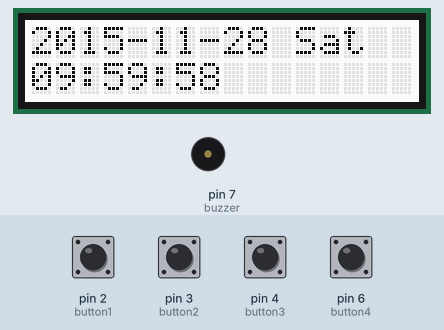
This sketch was run on a simulated Arduino Uno, built with avr-gcc and run on an emulated ATmega328P. On the bench: 16×2 character LCD, buzzer (waves = sounding, pin HIGH). The test bench sets the inputs (shaded band); at power-on: pin 2 (button1), pin 3 (button2), pin 4 (button3), pin 6 (button4) LOW. Random numbers use the default seed unless the sketch sets one.

Above: at 4.1 s.
4.2 s: pin 2 (button1) pulled HIGH for 0.3 s
At 5.2 s:
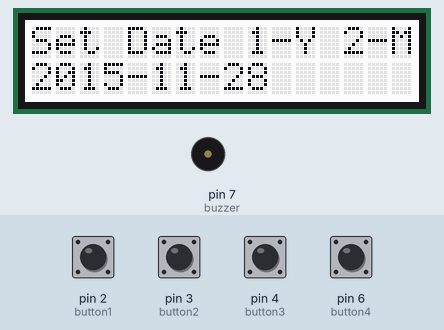
6.0 s: pin 6 (button4) pulled HIGH for 1 s
At 7.0 s:
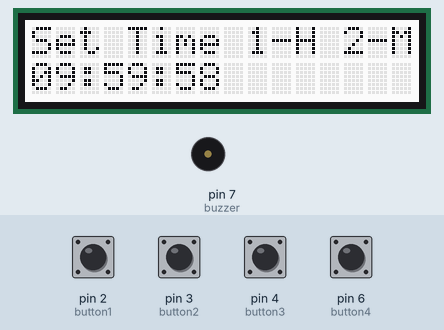
8.8 s: pin 3 (button2) pulled HIGH for 0.3 s
At 10.2 s:
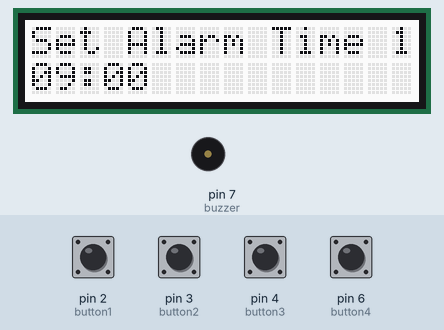
10.6 s: pin 2 (button1) pulled HIGH for 1 s
At 12.4 s:
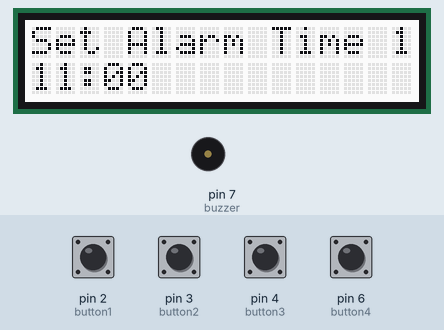
13.1 s: pin 3 (button2) pulled HIGH for 1 s
At 14.3 s:
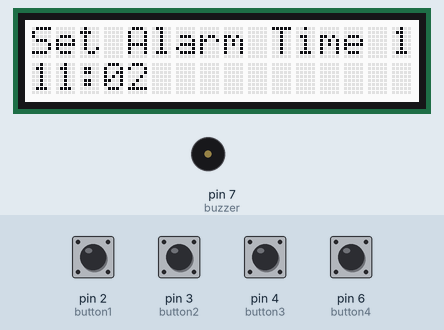
15.6 s: pin 6 (button4) pulled HIGH for 0.3 s
At 16.8 s:
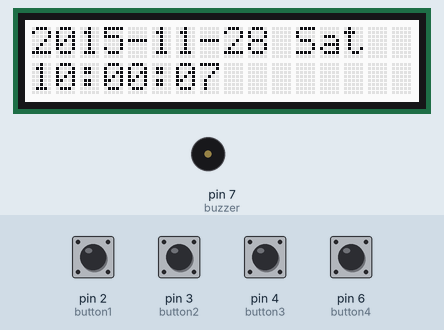
Timing chart, 0 to 18.6 s (numbered marks = the images above; inputs shaded):
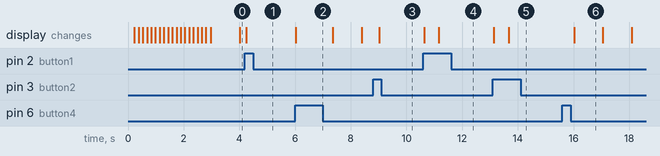

The sketch:

AlarmClock.ino
```cpp
/*
AlarmClock.ino
(C) Eastern Union Inc.  All right reserved / Tous droits réservés.

Eastern Union is Jeremy Kim, Alex Siolas, Charlotte Ding and Andrew Jiang.

Author : Jeremy Kim, jeremy.kim@mail.mcgill.ca

In Collaboration with : Alex Siolas, Charlotte Ding and Andrew Jiang

The Alarm Clock is based on Arduino Uno (TM) with the Grove Button, LED Display and Buzzer. It requires the user to solve a math question to turn off the alarm.


*/

#include <rgb_lcd.h>
#include <Time.h>

int alarmHour = 9; // default alarm time
int alarmMin = 0;

int button1 = 2; // where buttons are plugged (D2 for button 1 and vice versa)
int button2 = 3;
int button3 = 4;
int button4 = 6;
int speakerPin = 8;
int buzzer = 7;

int note = 988;


rgb_lcd lcd;
void setup() {
  // put your setup code here, to run once:
    randomSeed(analogRead(0)); // initialise pseudo-random seed
    // set up the LCD's number of columns and rows:

    lcd.begin(16, 2);
    pinMode(button1, INPUT); //set button 1 as an INPUT device
    pinMode(button2, INPUT); //set button 2 as an INPUT device
    pinMode(button3, INPUT); //set button 3 as an INPUT device
    pinMode(button4, INPUT); //set button 4 as an INPUT device
    pinMode(buzzer, OUTPUT); //set buzzer as an OUTPUT device

    // Print a message to the LCD.

    lcd.print("Welcome / Bienvenue");
    setTime(9,59,55,28,11,2015); // default time
    delay(150);
    // scroll 13 positions (string length) to the left
    // to move it offscreen left:
    for (int positionCounter = 0; positionCounter < 18; positionCounter++) {
        // scroll one position left:
        lcd.scrollDisplayLeft();
        // wait a bit:
        delay(150);
    }

}

void alarm() {
  lcd.clear();
  int numAnswers = 4;
  int numQuestions = 4; // change when adding questions
  int whichQuestion = random(numQuestions);
  int answer[numAnswers];
  int correct = random(numAnswers) + 1; // 1 to 4
  int a,b,c,solution;
  switch(whichQuestion) {
    case 0 : // two digit multiplication
      a = random(17) + 3; // 3 to 19
      b = random(17) + 3;
      solution = a * b;
      lcd.print(String(a) +" X "+ String(b) + "?");
      for (int i = 1; i <= numAnswers; i++) {
        if (i == correct) answer[i-1] = solution;
        else answer[i-1] = solution + random((int) (-0.60 * solution), (int) (0.60 * solution)); // 60% offset
      }
      break;
    case 1 : // three digit addition
      a = random(187) + 12; // 12 to 199
      b = random(187) + 12;
      solution = a + b;
      lcd.print(String(a) +" + "+ String(b) + "?");
      for (int i = 1; i <= numAnswers; i++) {
        if (i == correct) answer[i-1] = solution;
        else answer[i-1] = solution + random((int) (-0.60 * solution), (int) (0.60 * solution)); // 60% offset
      }
      break;

    case 2 : // three digit subtraction
      a = random(187) + 12; // 12 to 199
      b = random(187) + 12;
      solution = a - b;
      lcd.print(String(a) +" - "+ String(b) + "?");
      for (int i = 1; i <= numAnswers; i++) {
        if (i == correct) answer[i-1] = solution;
        else answer[i-1] = solution + random((int) (-0.60 * solution), (int) (0.60 * solution)); // 60% offset
      }
      break;
    case 3 : // two digit addition and subtraction
      a = random(87) + 12; // 12 to 99
      b = random(87) + 12;
      c = random(87) + 12;
      solution = a + b - c;
      lcd.print(String(a) + " + "+ String(b) + " - "+ String(c)+ "?");
      for (int i = 1; i <= numAnswers; i++) {
        if (i == correct) answer[i-1] = solution;
        else answer[i-1] = solution + random((int) (-0.60 * solution), (int) (0.60 * solution)); // 60% offset
      }
      break;
  }

  lcd.setCursor(0, 1);

  for (int i = 1; i <= numAnswers; i++) {
    lcd.print(String(i) + ". " + String(answer[i-1]) + " ");      // print out answers
  }

  delay(300);

  while(true){
        lcd.setRGB(255,64,64); // red backlight
        tone(speakerPin, note, 300); // alarm sound
        digitalWrite(buzzer, HIGH); // buzzer
        // scroll one position left:
        lcd.scrollDisplayLeft();

        /*
         *  detect button presses and determine if correct or not
         */

        if (digitalRead(button1) == 1) {
          if (correct == 1) { // correct answer
            lcd.clear();
            lcd.print("Correct!");
            digitalWrite(buzzer, LOW);
            delay(100);
            digitalWrite(buzzer, HIGH);
            delay(100);
            digitalWrite(buzzer, LOW);
            delay(100);
            digitalWrite(buzzer, HIGH);
            delay(100);
            break;
          } else { // incorrect
            lcd.clear();
            lcd.print("Incorrect!");
            delay(5000);
            alarm(); // go through another question (recursively call the alarm() )
            break;
          }
        }

        if (digitalRead(button2) == 1) {
          if (correct == 2) { // correct answer
            lcd.clear();
            lcd.print("Correct!");
            digitalWrite(buzzer, LOW);
            delay(100);
            digitalWrite(buzzer, HIGH);
            delay(100);
            digitalWrite(buzzer, LOW);
            delay(100);
            digitalWrite(buzzer, HIGH);
            delay(100);
            break;
          } else { // incorrect
            lcd.clear();
            lcd.print("Incorrect!");
            delay(5000);
            alarm(); // go through another question (recursively call the alarm() )
            break;
          }
        }

        if (digitalRead(button3) == 1) {
          if (correct == 3) { // correct answer
            lcd.clear();
            lcd.print("Correct!");
            digitalWrite(buzzer, LOW);
            delay(100);
            digitalWrite(buzzer, HIGH);
            delay(100);
            digitalWrite(buzzer, LOW);
            delay(100);
            digitalWrite(buzzer, HIGH);
            delay(100);
            break;
          } else { // incorrect
            lcd.clear();
            lcd.print("Incorrect!");
            delay(5000);
            alarm(); // go through another question (recursively call the alarm() )
            break;
          }
        }

        if (digitalRead(button4) == 1) {
          if (correct == 4) { // correct answer
            lcd.clear();
            lcd.print("Correct!");
            digitalWrite(buzzer, LOW);
            delay(100);
            digitalWrite(buzzer, HIGH);
            delay(100);
            digitalWrite(buzzer, LOW);
            delay(100);
            digitalWrite(buzzer, HIGH);
            delay(100);
            break;
          } else { // incorrect
            lcd.clear();
            lcd.print("Incorrect!");
            delay(5000);
            alarm(); // go through another question (recursively call the alarm() )
            break;
          }
        }
        // wait a bit and flicker:
        // adjust speed
        delay(125);
        lcd.setRGB(255,255,255);  // Flicker between white and red
        delay(125);
  }
  lcd.setRGB(255,255,255);
  digitalWrite(buzzer, LOW); // buzzer low
}
bool isLeapYear (int y) {
  return ((y % 4 == 0) && ((y % 100 != 0) || (y % 400 == 0)));
}
void changeTime(int y, int m, int d, int h, int mins, int s) {
  while(true) {
    lcd.clear();
    if (y > 2050) y = 1970;
    if (m > 12) m = 1;
    if (((d > 28) && (m==2) && !isLeapYear(y)) || ((d>29) && (m==2)) || ((d>30) && (m==4 || m==6 || m==9 || m==11)) || (d>31)) d=1;
    lcd.print("Set Date 1-Y 2-M 3-D");
    lcd.setCursor(0, 1);

    lcd.print(y);
    lcd.print("-");
    lcd.print(m < 10 ? "0" + String(m): m);
    lcd.print("-");
    lcd.print(d < 10 ? "0" + String(d): d);
    delay(500);
    while((digitalRead(button1) != 1) && (digitalRead(button2) != 1) && (digitalRead(button3) != 1) && (digitalRead(button4) != 1)){} // wait until button is pressed;
    if (digitalRead(button1) == 1) y++;
    if (digitalRead(button2) == 1) m++;
    if (digitalRead(button3) == 1) d++;
    if (digitalRead(button4) == 1) break;
    delay(500);
  }
  while(true) {
    lcd.clear();
    if (h>23) h = 0;
    if (mins > 59) mins = 0;
    if (s > 59) s=0;
    lcd.print("Set Time 1-H 2-M 3-S");
    lcd.setCursor(0, 1);

    lcd.print(h < 10 ? "0" + String(h): h);
    lcd.print(":");
    lcd.print(mins < 10 ? "0" + String(mins): mins);
    lcd.print(":");
    lcd.print(s < 10 ? "0" + String(s): s);
    delay(500);
    while((digitalRead(button1) != 1) && (digitalRead(button2) != 1) && (digitalRead(button3) != 1) && (digitalRead(button4) != 1)){} // wait until button is pressed;
    if (digitalRead(button1) == 1) h++;
    if (digitalRead(button2) == 1) mins++;
    if (digitalRead(button3) == 1) s++;
    if (digitalRead(button4) == 1) break;
    delay(500);
  }

  setTime(h,mins,s,d,m,y);

}

void changeAlarm() {
  while(true) {
    lcd.clear();

    if (alarmHour > 23) alarmHour = 0;
    if (alarmMin > 59) alarmMin = 0;

    lcd.print("Set Alarm Time 1-H 2-M 3-S");
    lcd.setCursor(0, 1);

    lcd.print(alarmHour < 10 ? "0" + String(alarmHour): alarmHour);
    lcd.print(":");
    lcd.print(alarmMin < 10 ? "0" + String(alarmMin): alarmMin);
    delay(500);
    while((digitalRead(button1) != 1) && (digitalRead(button2) != 1) && (digitalRead(button4) != 1)){} // wait until button is pressed;
    if (digitalRead(button1) == 1) alarmHour++;
    if (digitalRead(button2) == 1) alarmMin++;
    if (digitalRead(button4) == 1) break;

  }
}

void loop() {
  // put your main code here, to run repeatedly:
    lcd.clear();
    time_t t = now(); // Store the current time in time
    if ((hour(t) == alarmHour) && (minute(t) == alarmMin) && (second(t) == 0)) {
      alarm();
    } else {
      lcd.print(year(t));
      lcd.print("-");
      lcd.print(month(t));
      lcd.print("-");
      lcd.print(day(t));
      lcd.print(" ");
      lcd.print(dayShortStr(weekday(t)));

      lcd.setCursor(0, 1);

      lcd.print(hour(t) < 10 ? "0" + String(hour(t)): hour(t));
      lcd.print(":");
      lcd.print(minute(t) < 10 ? "0" + String(minute(t)): minute(t));
      lcd.print(":");
      lcd.print(second(t) < 10 ? "0" + String(second(t)): second(t));


    }
    if (digitalRead(button1) == 1) changeTime(year(t),month(t),day(t),hour(t),minute(t),second(t));
    if (digitalRead(button2) == 1) changeAlarm();
    delay(200);
    if (digitalRead(button1) == 1) changeTime(year(t),month(t),day(t),hour(t),minute(t),second(t));
    if (digitalRead(button2) == 1) changeAlarm();
    delay(200);
    if (digitalRead(button1) == 1) changeTime(year(t),month(t),day(t),hour(t),minute(t),second(t));
    if (digitalRead(button2) == 1) changeAlarm();
    delay(200);
    if (digitalRead(button1) == 1) changeTime(year(t),month(t),day(t),hour(t),minute(t),second(t));
    if (digitalRead(button2) == 1) changeAlarm();
    delay(200);
    delay(196);
}
```

Measured:
- after the input at 6.0 s, the display: changes at once (image 2)
- after the input at 10.6 s, the display: first changes at once (image 4 shows a later state)
- after the input at 13.1 s, the display: first changes at once (image 5 shows a later state)
- after the input at 15.6 s, the display: changes after 0.43 s (image 6)
- what the display in image 6 shows lasts 1.1 s, from 16.0 s to 17.1 s
